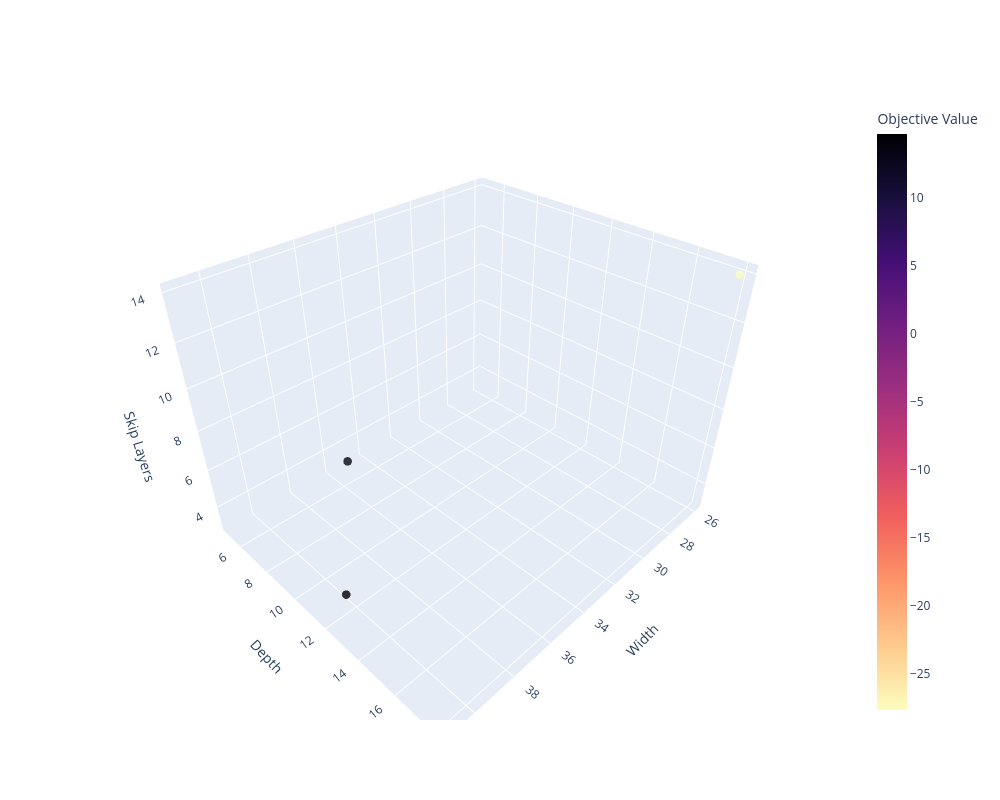

This figure's notebook cell:
### Code cell
# Create 3D scatter plot
fig = go.Figure(data=[go.Scatter3d(
    x=data['width'],
    y=data['depth'],
    z=data['skip_block_layers'],
    mode='markers',
    marker=dict(
        size=5,
        color=data['objective_value'], # Color by objective value
        colorscale= 'Magma_r', #'Viridis', # Color scale. Can be any of "Cividis", "Inferno", "Magma", "Viridis", "Plasma". Add _r at the end for reversing
        colorbar=dict(title='Objective Value'),
        opacity=0.8
    )
)])

# Set titles for axes
fig.update_layout(scene=dict(
    xaxis_title='Width',
    yaxis_title='Depth (blocks)',
    zaxis_title='Skip Layers'
))


# Update layout with custom width and height
fig.update_layout(
    scene=dict(
        xaxis_title='Width',
        yaxis_title='Depth',
        zaxis_title='Skip Layers'
    ),
    width=1000,  # Increase width as needed
    height=800   # Increase height as needed
)

# Show the plot
fig.show()

### Figure 1 — Plotly figure (JSON) as saved in the notebook; plotly's stock layout.template omitted (floating-point values rounded to 4 significant figures)
{"data": [{"marker": {"color": [-27.65, 13.57, 14.73], "colorbar": {"title": {"text": "Objective Value"}}, "colorscale": [[0, "#fcfdbf"], [0.1111, "#feca8d"], [0.2222, "#fd9668"], [0.3333, "#f1605d"], [0.4444, "#cd4071"], [0.5556, "#9e2f7f"], [0.6667, "#721f81"], [0.7778, "#440f76"], [0.8889, "#180f3d"], [1, "#000004"]], "opacity": 0.8, "size": 5}, "mode": "markers", "type": "scatter3d", "x": [26, 35, 41], "y": [18, 5, 13], "z": [14, 3, 5]}], "layout": {"height": 800, "scene": {"xaxis": {"title": {"text": "Width"}}, "yaxis": {"title": {"text": "Depth"}}, "zaxis": {"title": {"text": "Skip Layers"}}}, "width": 1000}}
